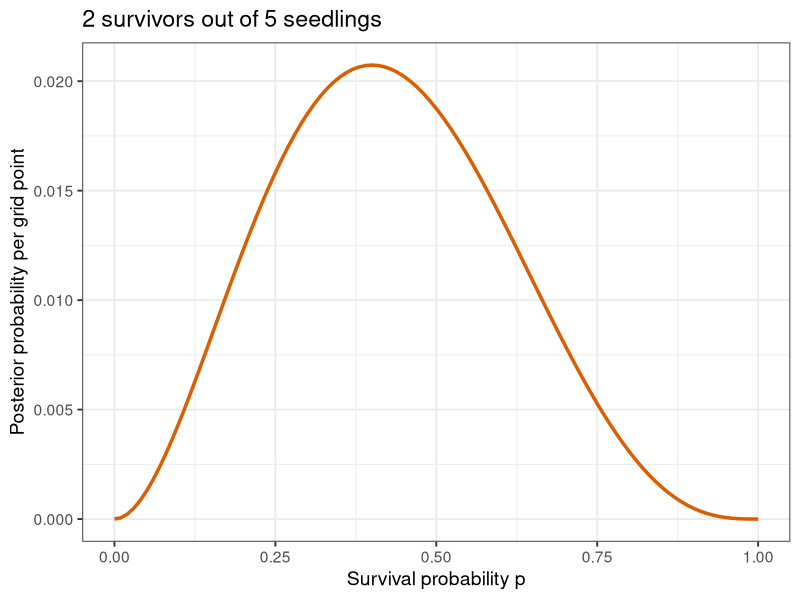

Recreate this plot in R.
## ---- chunk 1
knitr::opts_chunk$set(message=FALSE, warning=FALSE, fig.align="center",
                      fig.width=8, fig.height=4.5, comment="#>")
## ---- chunk 2
library(tidyverse)
theme_set(theme_bw(base_size = 14))
## ---- chunk 3
y <- 2
N <- 5
p <- seq(0, 1, length.out = 101)

prior <- dbeta(p, shape1 = 1, shape2 = 1)  # flat prior
likelihood <- dbinom(x = y, size = N, prob = p)  # likelihood
posterior <- prior * likelihood
posterior <- posterior / sum(posterior)  # weights sum to 1

tibble(p = p, posterior = posterior) |>
  ggplot(aes(x = p, y = posterior)) +
  geom_line(linewidth = 1.2, colour = "#d95f02") +
  coord_cartesian(xlim = c(0, 1)) +
  labs(x = "Survival probability p",
       y = "Posterior probability per grid point",
       title = paste(y, "survivors out of", N, "seedlings"))
